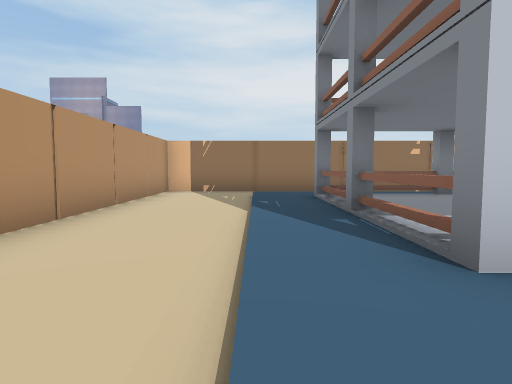
View 1 (above)

16 first-person views from a walk through a scene from a Unity 3-D project. The camera is 1.3 m above the floor, tilts 4° down and sees 75° across. The floor is counted in squares, 2 m on a side. Each view is taken from the middle of a square. On the plan, view 1 faces up. The plan holds only what a view shows up to about 10 squares ahead; the rest is blank. The place goes on beyond the plan. The player character is not drawn. Some animated figures are left out.

View 2
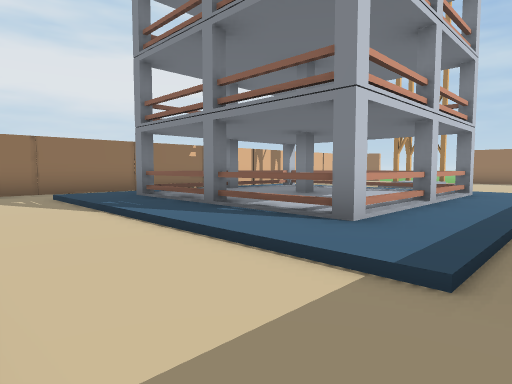

View 3
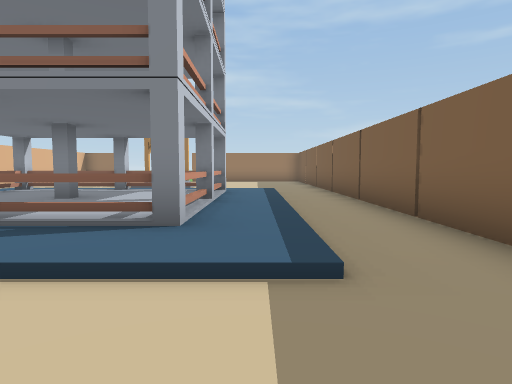

View 4
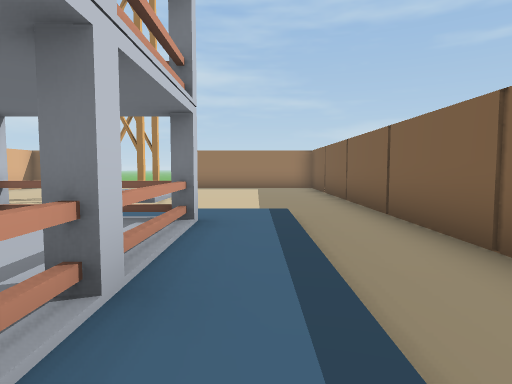

View 5
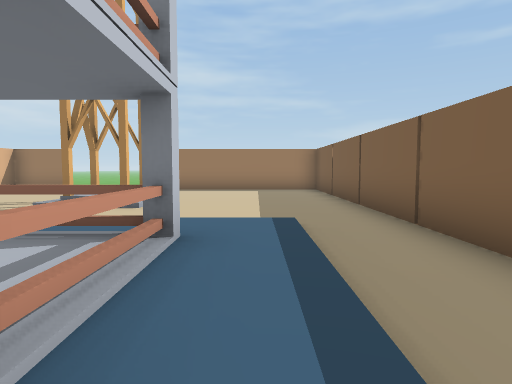

View 6
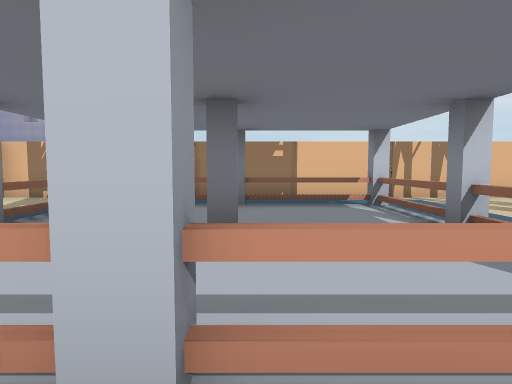

View 7
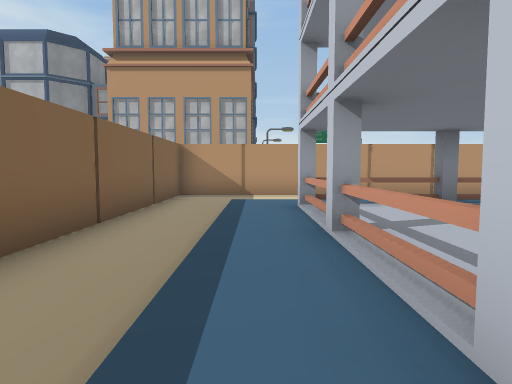

View 8
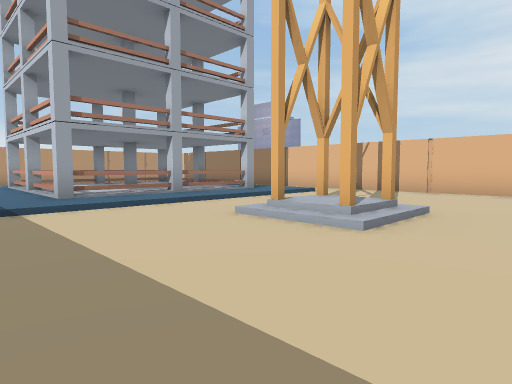

View 9
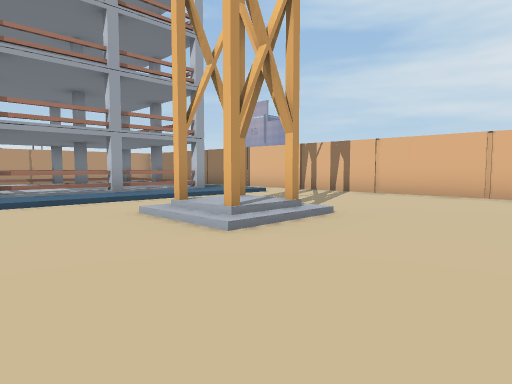

View 10
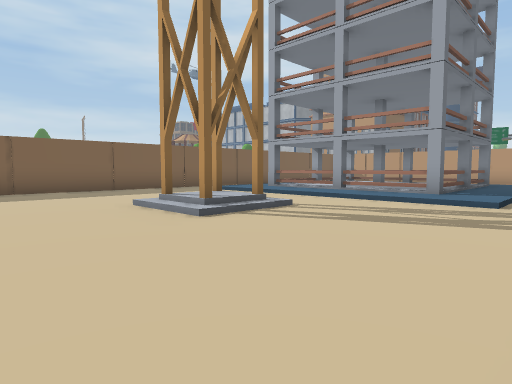

View 11
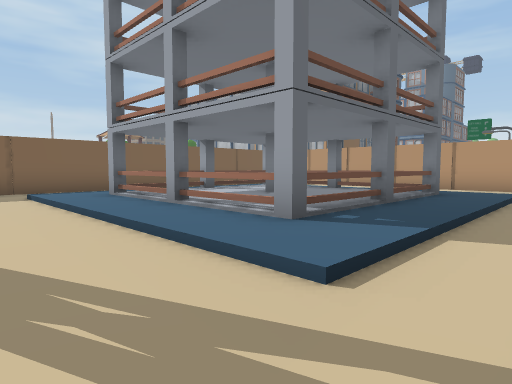

View 12
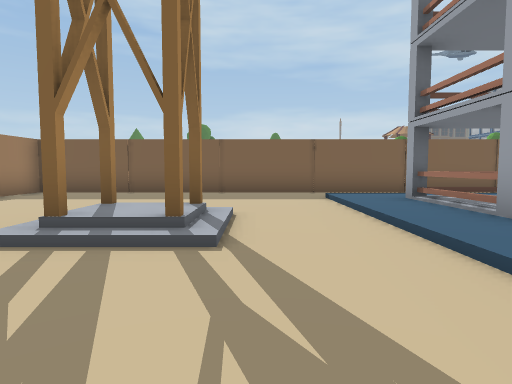

View 13
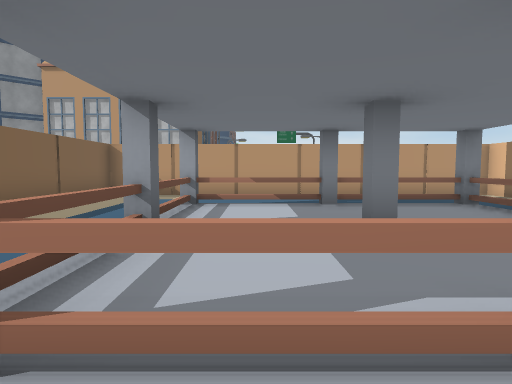

View 14
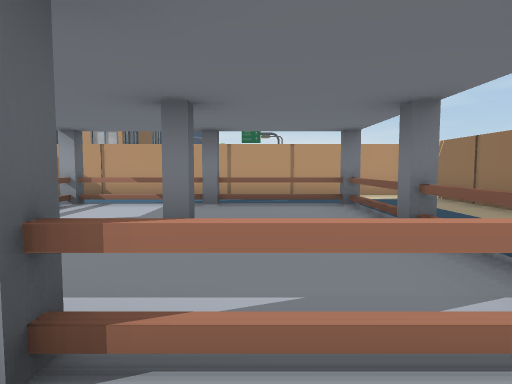

View 15
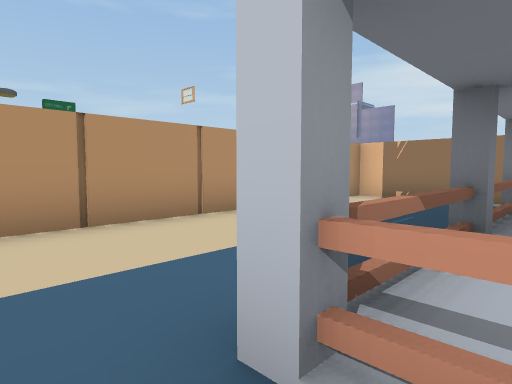

View 16
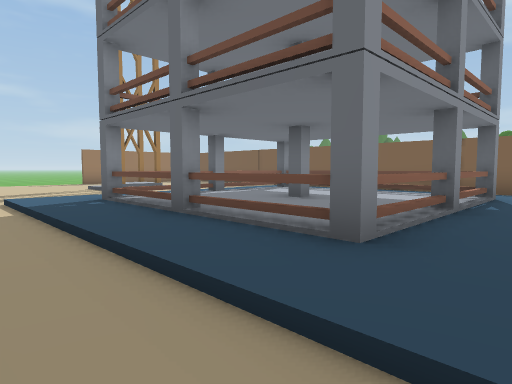

### Floor plan
Key: @ floor where view 1 was taken; # wall or solid block; x gap in a wall; . main floor; : floor 0.25 m higher than the main floor; / step, stairs or slope; = window, fence, low wall or low ledge.
Columns run from 3 left of view 1 to 14 right of it. Each row starts with its distance up from view 1.
  9 #.................
  8 #..////////.......
  7 #../:::::::.......
  6 #../#==#=#:.......
  5 #../=::::#:..##...
  4 #../:=:#:x:..##...
  3 #../:=:::#:.......
  2 #../###x##:.......
  1 #../:::::::.......
  0 #..@..............
 -1 ##################

Where each view was taken, in squares from view 1:
view 1: 0 up, 0 right, facing up
view 2: 0 up, 2 left, facing up-right
view 3: 1 up, 2 left, facing right
view 4: 1 up, 2 right, facing right
view 5: 1 up, 3 right, facing right
view 6: 1 up, 4 right, facing up
view 7: 1 up, 7 right, facing left
view 8: 0 up, 13 right, facing up-left
view 9: 1 up, 14 right, facing up-left
view 10: 9 up, 14 right, facing down-left
view 11: 9 up, 9 right, facing down-left
view 12: 8 up, 9 right, facing down
view 13: 3 up, 7 right, facing left
view 14: 5 up, 7 right, facing left
view 15: 1 up, 2 right, facing up-left
view 16: 9 up, 0 right, facing down-right
